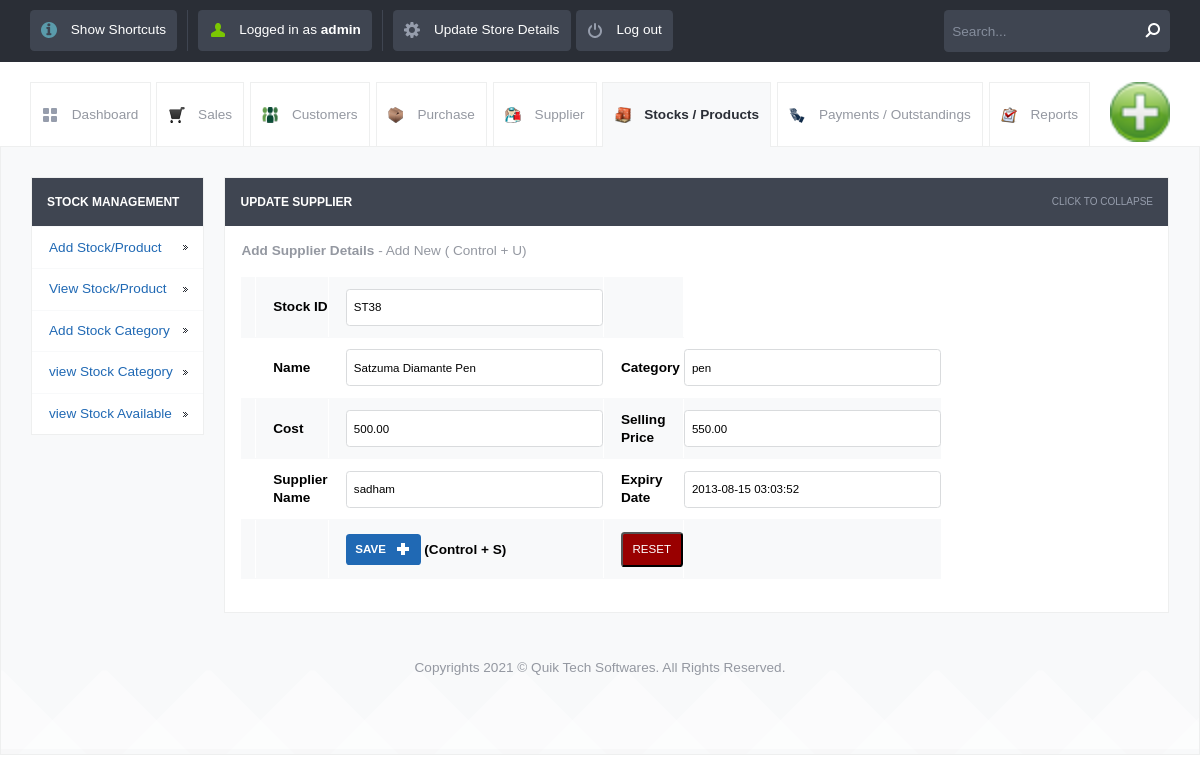
/update_stock.php?sid=38&table=stock_details&return=view_product.php (signed in), run on the app's committed database.
### tables this page shows
CREATE TABLE `stock_details` (
  `id` int(10) UNSIGNED NOT NULL,
  `stock_id` varchar(120) NOT NULL,
  `stock_name` varchar(120) NOT NULL,
  `stock_quatity` int(11) NOT NULL,
  `supplier_id` varchar(250) NOT NULL,
  `company_price` decimal(10,2) NOT NULL,
  `selling_price` decimal(10,2) NOT NULL,
  `category` varchar(120) NOT NULL,
  `date` timestamp NOT NULL DEFAULT CURRENT_TIMESTAMP ON UPDATE CURRENT_TIMESTAMP,
  `expire_date` datetime NOT NULL,
  `uom` varchar(120) NOT NULL
);

### config.php (called while the page is built)
<?php $config["database"] = "posnic"; $config["host"]= "localhost";$config["username"]= "root"; $config["password"]= "";?>

### lib/db.class.php (called while the page is built, shortened)
<?php
  class DB
  {
    function DB($base, $server, $user, $pass)
    {
      $this->connection = FALSE;
      $this->connection = mysqli_connect($server, $user, $pass, $base);
    }
    function queryUniqueObject($query, $debug = -1)
    {
      $query = "$query LIMIT 1";
      $result = mysqli_query($this->connection,$query) or $this->debugAndDie($query);
      return mysqli_fetch_object($result);
    }
    function getMicroTime()
    {
      list($msec, $sec) = explode(' ', microtime());
      return floor($sec / 1000) + $msec;
    }
  }
?>

### init.php (called while the page is built, shortened)
<?php
include("lib/db.class.php");
$db = new DB($config['database'], $config['host'], $config['username'], $config['password']);
?>

### update_stock.php (the view, shortened to what this page needs)
<?php
include_once("init.php");
?>
<!DOCTYPE html>
<html lang="en">
<head>
    <link rel="stylesheet" href="css/style.css">
    <?php include_once("tpl/common_js.php"); ?>
</head>
<body>
<?php include_once("tpl/top_bar.php"); ?>
<div id="header-with-tabs">
    <div class="page-full-width cf">
        <ul id="tabs" class="fl">
            <li><a href="dashboard.php" class="dashboard-tab">Dashboard</a></li>
            <li><a href="view_sales.php" class="sales-tab">Sales</a></li>
            <li><a href="view_customers.php" class=" customers-tab">Customers</a></li>
            <li><a href="view_purchase.php" class="purchase-tab">Purchase</a></li>
            <li><a href="view_supplier.php" class=" supplier-tab">Supplier</a></li>
            <li><a href="view_product.php" class="active-tab stock-tab">Stocks / Products</a></li>
            <li><a href="view_payments.php" class="payment-tab">Payments / Outstandings</a></li>
            <li><a href="view_report.php" class="report-tab">Reports</a></li>
        </ul>
        <a href="#" id="company-branding-small" class="fr"><img src="<?php if (isset($_SESSION['logo'])) {
                echo "upload/" . $_SESSION['logo'];
            } else {
                echo "upload/posnic.png";
            } ?>" alt="Point of Sale"/></a>
    </div>
</div>
<div id="content">
    <div class="page-full-width cf">
        <div class="side-menu fl">
            <h3>Stock Management</h3>
            <ul>
                <li><a href="add_stock.php">Add Stock/Product</a></li>
                <li><a href="view_product.php">View Stock/Product</a></li>
                <li><a href="add_category.php">Add Stock Category</a></li>
                <li><a href="view_category.php">view Stock Category</a></li>
                <li><a href="view_stock_availability.php">view Stock Available</a></li>
            </ul>
        </div>
        <div class="side-content fr">
            <div class="content-module">
                <div class="content-module-heading cf">
                    <h3 class="fl">Update Supplier</h3>
                    <span class="fr expand-collapse-text">Click to collapse</span>
                </div>
                <div class="content-module-main cf">
                    <form name="form1" method="post" id="form1" action="">
                        <p><strong>Add Supplier Details </strong> - Add New ( Control + U)</p>
                        <table class="form" border="0" cellspacing="0" cellpadding="0">
                            <?php
                            if (isset($_GET['sid']))
                                $id = $_GET['sid'];
                            $line = $db->queryUniqueObject("SELECT * FROM stock_details WHERE id=$id");
                            ?>
                            <form name="form1" method="post" id="form1" action="">
                                <tr>
                                    <td>&nbsp;</td>
                                    <td>Stock ID</td>
                                    <td><input name="stock_id" type="text" readonly="readonly" id="name" maxlength="200"
                                               class="round default-width-input"
                                               value="<?php echo $line->stock_id; ?> "/>
                                    </td>
                                    <td>&nbsp;</td>
                                </tr>
                                <tr>
                                    <td>&nbsp;</td>
                                    <td>Name</td>
                                    <td><input name="name" type="text" id="name" maxlength="200"
                                               class="round default-width-input"
                                               value="<?php echo $line->stock_name; ?> "/></td>
                                    <td>Category</td>
                                    <td><input name="Category" type="text" id="category" maxlength="20"
                                               class="round default-width-input"
                                               value="<?php echo $line->category; ?>"/></td>
                                </tr>
                                <tr>
                                    <td>&nbsp;</td>
                                    <td>Cost</td>
                                    <td><input name="cost" type="text" id="cost" maxlength="20"
                                               class="round default-width-input"
                                               value="<?php echo $line->company_price; ?>"
                                               onkeypress="return numbersonly(event)"/></td>
                                    <td>Selling Price</td>
                                    <td><input name="sell" type="text" id="selling" maxlength="20"
                                               class="round default-width-input"
                                               value="<?php echo $line->selling_price; ?>"
                                               onkeypress="return numbersonly(event)"/></td>
                                </tr>
                                <tr>
                                    <td></td>
                                    <td>Supplier Name</td>
                                    <td><input name="supplier" type="text" id="supplier" maxlength="20"
                                               class="round default-width-input"
                                               value="<?php echo $line->supplier_id; ?>"/></td>
                                    <td>Expiry Date</td>
                                    <td><input name="date" type="text" id="date" maxlength="20"
                                               class="round default-width-input"
                                               value="<?php echo $line->date; ?>"/></td>
                                </tr>
                                <tr>
                                    <td>&nbsp;</td>
                                    <td>&nbsp;</td>
                                    <td>
                                        <input class="button round blue image-right ic-add text-upper" type="submit"
                                               name="Submit" value="Save">
                                        (Control + S)
                                    </td>
                                    <td align="right"><input class="button round red   text-upper" type="reset"
                                                             name="Reset" value="Reset">
                                    </td>
                                    <td>&nbsp;</td>
                                </tr>
                        </table>
                    </form>
                </div>
            </div>
        </div>
    </div>
    <div id="footer">
        <p>Copyrights 2021 © Quik Tech Softwares. All Rights Reserved.
        </p>
    </div>
</body>
</html>

### data on the page
stock_details: stock_id "ST38", name "Satzuma Diamante Pen", Category "pen", cost "500.00", sell "550.00", supplier "sadham", date "2013-08-15 03:03:52"

### other printed values
$POSNIC['username'] "admin"
